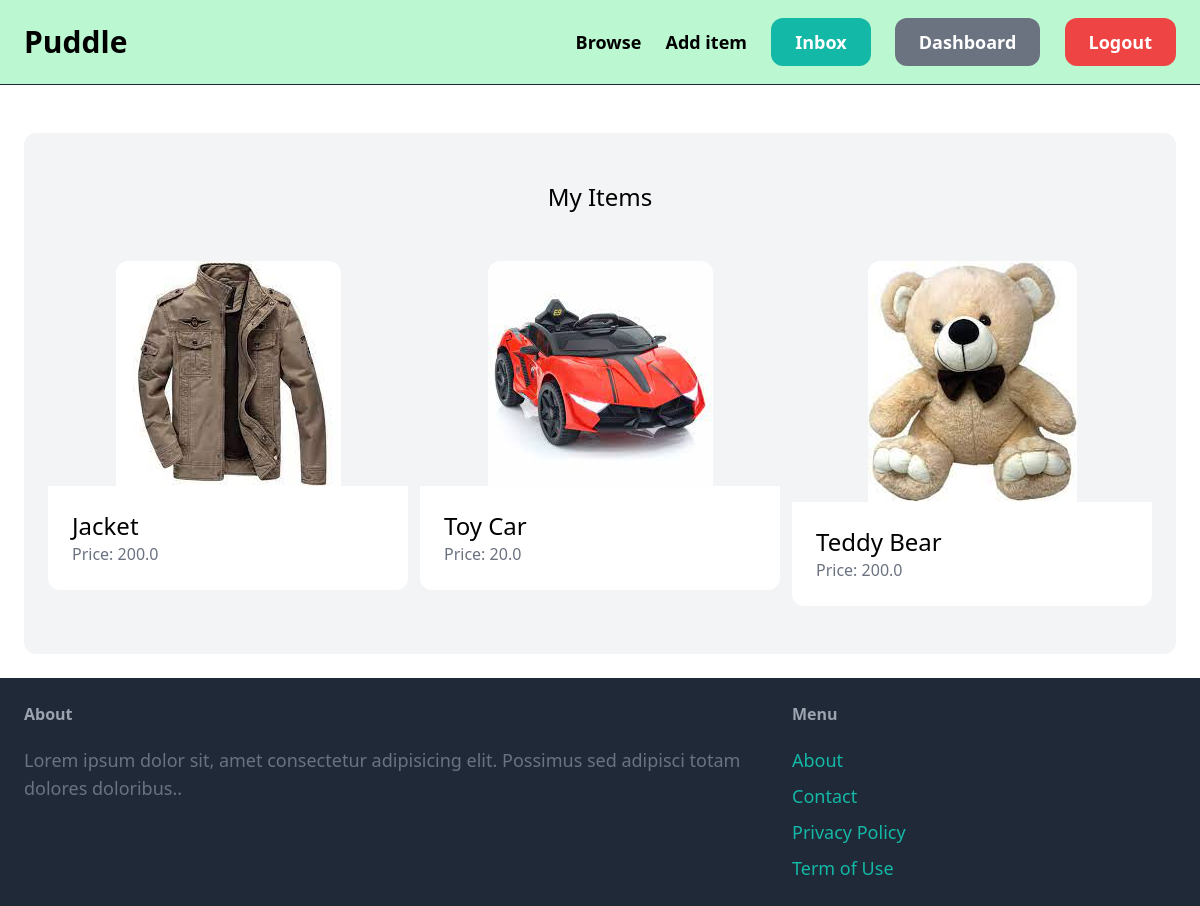
The app's page /dashboard/ (signed in) with its own data.
### item/models.py (models this page shows, shortened)
class Item(models.Model):
    category = models.ForeignKey(Category,related_name='items',on_delete=models.CASCADE)
    name = models.CharField(max_length=255)
    description = models.TextField(blank=True,null=True)
    price = models.FloatField()
    image = models.ImageField(upload_to='items_images',blank=True,null=True)
    is_sold = models.BooleanField(default=False)
    created_by = models.ForeignKey(User,related_name='items',on_delete=models.CASCADE)

### dashboard/views.py (the view)
# urls.py: path('', views.index, name="index"),
@login_required
def index(request):
    items = Item.objects.filter(created_by = request.user)
    return render(request,'dashboard/index.html',{
        'items' : items,
    })

### dashboard/templates/dashboard/index.html (shortened to what this page needs)
{% extends 'core/base.html' %}
{% block content %}
    <div class="mt-6 px-6 py-12 bg-gray-100 rounded-xl">
        <h2 class="mb-12 text-2xl text-center">My Items</h2>
        <div class="grid grid-cols-3 gap-3">
            {% for item in items %}
                <div >
                    <a href="{% url "item:detail" item.id %}">
                        <div class="mx-auto flex items-center">
                            <div class="mx-auto flex items-center">
                                <img src="{{ item.image.url }}" class="rounded-t-xl">
                            </div>
                        </div>
                        <div class = "p-6 bg-white rounded-b-xl">
                            <h2 class = "text-2xl">{{ item.name }} </h2>
                            <p class = "text-gray-500">Price: {{ item.price }} </p>
                        </div>
                    </a>
                </div>
                {% endfor %}
            </div>
        </div>
{% endblock %}

### core/templates/core/base.html (shortened to what this page needs)
<!DOCTYPE html>
<html lang="en">
<head>
    <script src = "https://cdn.tailwindcss.com"></script>
</head>
<body class = "flex flex-col min-h-screen">
    <nav class="px-6 py-6 flex justify-between items-center border-b  border-gray-800 bg-green-200">
        <a href="/" class="text-3xl font-bold ">Puddle</a>
        <div class="space-x-5">
            <a href="{% url "item:items" %}" class="text-lg font-semibold hover:text-gray-500">Browse</a>
            {% if request.user.is_authenticated %}
                <a href="{% url "item:new" %}" class="text-lg font-semibold hover:text-gray-500">Add item</a>
                <a href={% url "conversation:inbox" %} class="px-6 py-3 text-lg font-semibold bg-teal-500 text-white rounded-xl hover:bg-teal-700">Inbox</a>
                <a href="{% url "dashboard:index" %}" class="px-6 py-3 text-lg font-semibold bg-gray-500 text-white rounded-xl  hover:bg-gray-700">Dashboard</a>
                <a href="{% url "core:Logout" %}" class="px-6 py-3 text-lg font-semibold bg-red-500 text-white rounded-xl  hover:bg-red-700">Logout</a>
            {% else %}
                <a href={% url "core:signup" %} class="px-6 py-3 text-lg font-semibold bg-teal-500 text-white rounded-xl hover:bg-teal-700">Sign up</a>
                <a href="{% url "core:Login" %}" class="px-6 py-3 text-lg font-semibold bg-gray-500 text-white rounded-xl  hover:bg-gray-700">Login</a>
            {% endif %}
        </div>
    </nav>
    <div class = "px-6 py-6 flex-grow">
    {% block content %}
    {% endblock %}
</div>
    <footer class = "py-6 px-6 flex justify-between bg-gray-800">
        <div class="w-2/3 pr-10">
            <h3 class="mb-5 font-semibold text-gray-400">About</h3>
            <p class="text-lg text-gray-500">Lorem ipsum dolor sit, amet consectetur adipisicing elit. Possimus sed adipisci totam dolores doloribus..</p>
        </div>
        <div class="w-1/3">
            <h3 class="mb-5 font-semibold text-gray-400">Menu</h3>
            <ul class="space-y-2">
                <li><a href="#" class="text-lg text-teal-500 hower:text-teal-700">About</a></li>
                <li><a href="{%url 'core:contact' %}" class="text-lg text-teal-500 hower:text-teal-700">Contact</a></li>
                <li><a href="#" class="text-lg text-teal-500 hower:text-teal-700">Privacy Policy</a></li>
                <li><a href="#" class="text-lg text-teal-500 hower:text-teal-700">Term of Use</a></li>
            </ul>
        </div>
    </footer>
</body>
</html>

### records on screen
Item: image (picture), name "Jacket", price "200.0"
Item: image (picture), name "Toy Car", price "20.0"
Item: image (picture), name "Teddy Bear", price "200.0"
